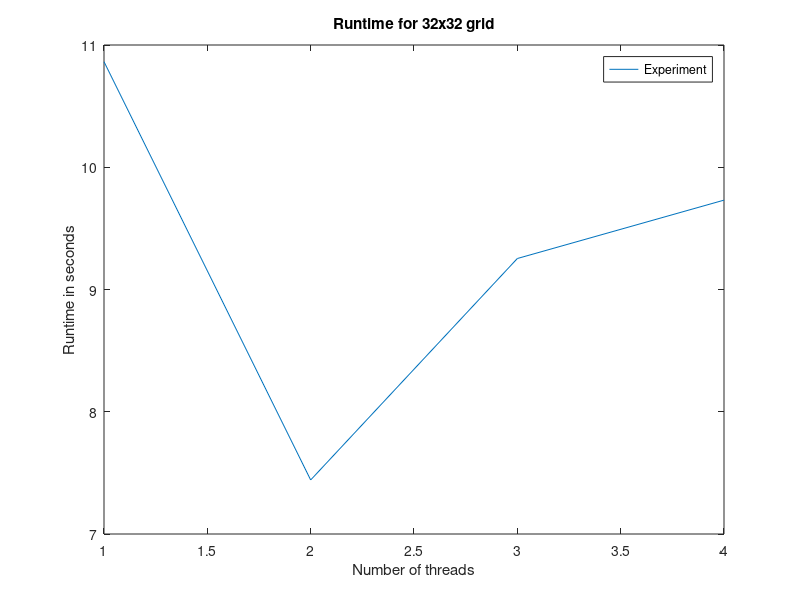

This figure's MATLAB source:
%% Calculate 

numProc = [1,2,3,4];
runtime.proc1 = [11176, 10551];
runtime.proc2 = [7557, 7327];
runtime.proc3 = [9279, 9228];
runtime.proc4 = [9802, 9660];

n_proc = numel(numProc);

run = zeros(n_proc,1);

for ii=1:n_proc
    run(ii) = mean(getfield(runtime, ['proc',num2str(numProc(ii))]))*10^-3;
end

%% Plot runtime
hf_t = figure;
ha_t = axes(hf_t);
plot(ha_t, numProc, run);
title(ha_t, 'Runtime for 32x32 grid');
xlabel(ha_t, 'Number of threads');
ylabel(ha_t, 'Runtime in seconds');
legend(ha_t, 'Experiment');
print(hf_t, 'plot_runtime', '-dpng');